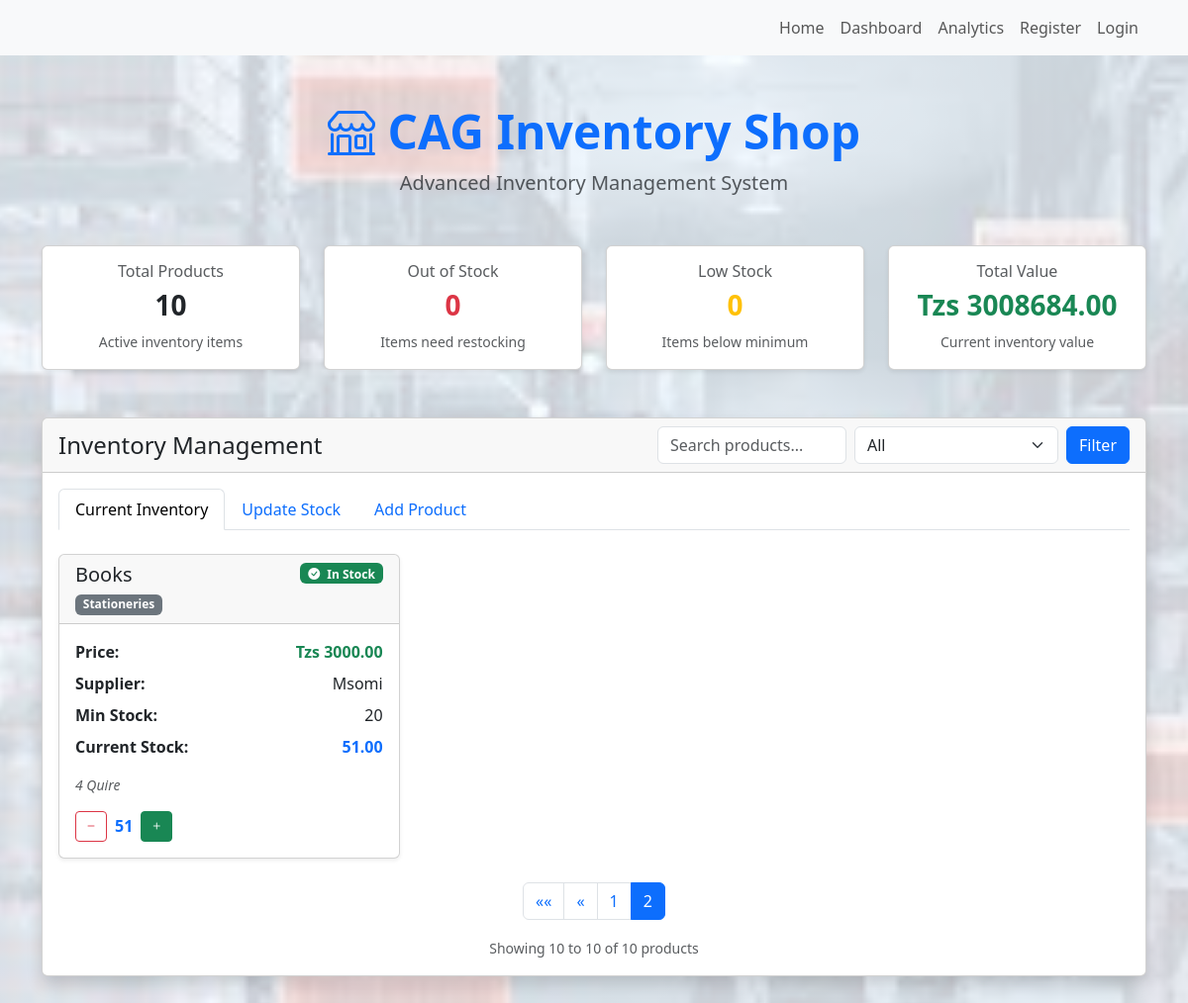
Page /index/?page=2 on the committed database.
### cag_inventory/models.py (models this page shows, shortened)
class Product(models.Model):
    name = models.CharField(max_length=100)
    category = models.CharField(max_length=100)
    currentStock = models.IntegerField()
    minStock = models.IntegerField()
    maxStock = models.IntegerField()
    price = models.DecimalField(max_digits=10, decimal_places=2)
    supplier = models.CharField(max_length=100)
    lastUpdated = models.DateTimeField(auto_now=True)
    description = models.TextField(blank=True)

### cag_inventory/views.py (the view)
# urls.py: path('index/',views.index, name='index'),
def index(request):
    products = Product.objects.all().order_by('-id')  # Order by newest first
    categories = ["all"] + list(Product.objects.values_list('category', flat=True).distinct())
    selected_category = request.GET.get('category', 'all')
    search_term = request.GET.get('search', '')
    filtered_products = products.filter(
        name__icontains=search_term
    ) if selected_category == "all" else products.filter(
        name__icontains=search_term,
        category=selected_category
    )
    paginator = Paginator(filtered_products, 9)
    page_number = request.GET.get('page')
    page_obj = paginator.get_page(page_number)
    context = {
        'products': products,
        'filtered_products': page_obj,  # Use paginated products
        'page_obj': page_obj,  # Add page object for pagination controls
        'categories': categories,
        'selected_category': selected_category,
        'search_term': search_term,
        'total_products': products.count(),
        'out_of_stock_count': products.filter(currentStock=0).count(),
        'low_stock_count': products.filter(currentStock__lte=1).count(),  # adjust as needed
        'total_value': sum([p.currentStock * p.price for p in products]),
    }
    return render(request, 'index.html', context)

### templates/index.html (shortened to what this page needs)
{% extends 'base.html' %}
{% load static %}
{% block content %}
<body class="bg-light">
<div class="container py-5">
  <div class="text-center mb-5">
    <h1 class="display-5 fw-bold text-primary">
      <i class="bi bi-shop"></i> CAG Inventory Shop
    </h1>
    <p class="lead text-muted">Advanced Inventory Management System</p>
  </div>
  <div class="row g-4 mb-5">
    <div class="col-md-3">
      <div class="card shadow-sm">
        <div class="card-body text-center">
          <h6 class="text-muted">Total Products</h6>
          <h3 class="fw-bold">{{ total_products }}</h3>
          <small class="text-muted">Active inventory items</small>
        </div>
      </div>
    </div>
    <div class="col-md-3">
      <div class="card shadow-sm">
        <div class="card-body text-center">
          <h6 class="text-muted">Out of Stock</h6>
          <h3 class="fw-bold text-danger">{{ out_of_stock_count }}</h3>
          <small class="text-muted">Items need restocking</small>
        </div>
      </div>
    </div>
    <div class="col-md-3">
      <div class="card shadow-sm">
        <div class="card-body text-center">
          <h6 class="text-muted">Low Stock</h6>
          <h3 class="fw-bold text-warning">{{ low_stock_count }}</h3>
          <small class="text-muted">Items below minimum</small>
        </div>
      </div>
    </div>
    <div class="col-md-3">
      <div class="card shadow-sm">
        <div class="card-body text-center">
          <h6 class="text-muted">Total Value</h6>
          <h3 class="fw-bold text-success">Tzs {{ total_value|floatformat:2 }}</h3>
          <small class="text-muted">Current inventory value</small>
        </div>
      </div>
    </div>
  </div>
  <div class="card shadow">
    <div class="card-header d-flex flex-column flex-md-row justify-content-between align-items-start align-items-md-center">
      <h4 class="mb-3 mb-md-0">Inventory Management</h4>
      <form method="get" class="d-flex flex-column flex-sm-row gap-2">
        <input type="text" name="search" value="{{ search_term }}" class="form-control" placeholder="Search products...">
        <select name="category" class="form-select">
          {% for category in categories %}
            <option value="{{ category }}" {% if category == selected_category %}selected{% endif %}>
              {{ category|title }}
            </option>
          {% endfor %}
        </select>
        <button type="submit" class="btn btn-primary">Filter</button>
      </form>
    </div>
    <div class="card-body">
      <ul class="nav nav-tabs" id="inventoryTabs" role="tablist">
        <li class="nav-item" role="presentation">
          <button class="nav-link active" id="inventory-tab" data-bs-toggle="tab" data-bs-target="#inventory" type="button" role="tab">Current Inventory</button>
        </li>
        <li class="nav-item" role="presentation">
          <button class="nav-link" id="update-tab" data-bs-toggle="tab" data-bs-target="#update" type="button" role="tab">Update Stock</button>
        </li>
        <li class="nav-item" role="presentation">
          <button class="nav-link" id="add-tab" data-bs-toggle="tab" data-bs-target="#add" type="button" role="tab">Add Product</button>
        </li>
      </ul>
      <div class="tab-content pt-4" id="inventoryTabsContent">
        <div class="tab-pane fade show active" id="inventory" role="tabpanel">
          {% include 'product_list.html' %}
        </div>
      </div>
    </div>
  </div>
</div>
</body>
{% endblock %}

### templates/product_list.html (shortened to what this page needs)
{% load static %}
<div class="row g-4">
  {% if filtered_products %}
    {% for product in filtered_products %}
      <div class="col-md-6 col-lg-4">
        <div class="card shadow-sm h-100">
          <div class="card-header d-flex justify-content-between align-items-start">
            <div>
              <h5 class="card-title mb-1">{{ product.name }}</h5>
              <span class="badge bg-secondary">{{ product.category }}</span>
            </div>
            {% if product.currentStock == 0 %}
              <span class="badge bg-danger"><i class="bi bi-exclamation-triangle-fill me-1"></i> Out of Stock</span>
            {% elif product.currentStock <= product.minStock %}
              <span class="badge bg-warning text-dark"><i class="bi bi-exclamation-triangle-fill me-1"></i> Low Stock</span>
            {% else %}
              <span class="badge bg-success"><i class="bi bi-check-circle-fill me-1"></i> In Stock</span>
            {% endif %}
          </div>
          <div class="card-body">
            <div class="mb-3">
              <div class="d-flex justify-content-between align-items-center mb-2">
                <span><strong>Price:</strong></span>
                <span class="text-success fw-bold">Tzs {{ product.price|floatformat:2 }}</span>
              </div>
              <div class="d-flex justify-content-between align-items-center mb-2">
                <span><strong>Supplier:</strong></span>
                <span>{{ product.supplier }}</span>
              </div>
              <div class="d-flex justify-content-between align-items-center mb-2">
                <span><strong>Min Stock:</strong></span>
                <span>{{ product.minStock }}</span>
              </div>
              <div class="d-flex justify-content-between align-items-center mb-2">
                <span><strong>Current Stock:</strong></span>
                <span class="text-primary fw-bold">{{ product.currentStock|floatformat:2 }}</span>
              </div>
            </div>
            {% if product.description %}
              <p class="text-muted small fst-italic mb-3">{{ product.description }}</p>
            {% endif %}
            <div class="d-flex gap-2 align-items-center">
              <form method="post" action="{% url 'update-stock' product.id %}" class="stock-update-form d-inline" data-product-id="{{ product.id }}" data-min-stock="{{ product.minStock }}">
                <button type="submit" class="btn btn-sm btn-outline-danger" {% if product.currentStock == 0 %}disabled{% endif %}>
                  <i class="bi bi-dash"></i>
                </button>
              </form>
              <span class="current-stock fw-bold text-primary" id="current-stock-{{ product.id }}">{{ product.currentStock }}</span>
              <form method="post" action="{% url 'update-stock' product.id %}" class="stock-update-form d-inline" data-product-id="{{ product.id }}" data-min-stock="{{ product.minStock }}">
                <button type="submit" class="btn btn-sm btn-success">
                  <i class="bi bi-plus"></i>
                </button>
              </form>
            </div>
          </div>
        </div>
      </div>
    {% endfor %}
  {% else %}
    <div class="text-center py-5">
      <i class="bi bi-box-seam display-4 text-muted"></i>
      <h5 class="mt-3">No products found</h5>
      <p class="text-muted">Try adjusting your search or filters, or add a new product.</p>
    </div>
  {% endif %}
</div>
{% if page_obj.has_other_pages %}
<nav aria-label="Product pagination" class="mt-4">
  <ul class="pagination justify-content-center">
    {% if page_obj.has_previous %}
      <li class="page-item">
        <a class="page-link" href="?page=1{% if search_term %}&search={{ search_term }}{% endif %}{% if selected_category != 'all' %}&category={{ selected_category }}{% endif %}" aria-label="First">
          <span aria-hidden="true">&laquo;&laquo;</span>
        </a>
      </li>
      <li class="page-item">
        <a class="page-link" href="?page={{ page_obj.previous_page_number }}{% if search_term %}&search={{ search_term }}{% endif %}{% if selected_category != 'all' %}&category={{ selected_category }}{% endif %}" aria-label="Previous">
          <span aria-hidden="true">&laquo;</span>
        </a>
      </li>
    {% endif %}
    {% for num in page_obj.paginator.page_range %}
      {% if page_obj.number == num %}
        <li class="page-item active">
          <span class="page-link">{{ num }}</span>
        </li>
      {% elif num > page_obj.number|add:'-3' and num < page_obj.number|add:'3' %}
        <li class="page-item">
          <a class="page-link" href="?page={{ num }}{% if search_term %}&search={{ search_term }}{% endif %}{% if selected_category != 'all' %}&category={{ selected_category }}{% endif %}">{{ num }}</a>
        </li>
      {% endif %}
    {% endfor %}
  </ul>
</nav>
<div class="text-center mt-3">
  <small class="text-muted">
    Showing {{ page_obj.start_index }} to {{ page_obj.end_index }} of {{ page_obj.paginator.count }} products
  </small>
</div>
{% endif %}

### cag_inventory/static/cag_inventory/css/style.css (style rules this page uses)
body { background: linear-gradient(rgba(255,255,255,0.8), rgba(255,255,255,0.8)), url('../images/bg1.jpeg'); background-size: cover; background-repeat:no-repeat; background-position: center; }
.container { background-color: transparent !important; }

### rows in the picture
Product: name "Books", category "Stationeries", shows "In Stock", price "3000.00", supplier "Msomi", minStock "20", currentStock "51.00", description "4 Quire", currentStock "51"

### other values in the picture
{{ total_products }} "10"
{{ out_of_stock_count }} "0"
{{ low_stock_count }} "0"
{{ total_value|floatformat:2 }} "3008684.00"
{{ num }} "1"
{{ num }} "2"
{{ page_obj.start_index }} "10"
{{ page_obj.end_index }} "10"
{{ page_obj.paginator.count }} "10"
form field category "All"
